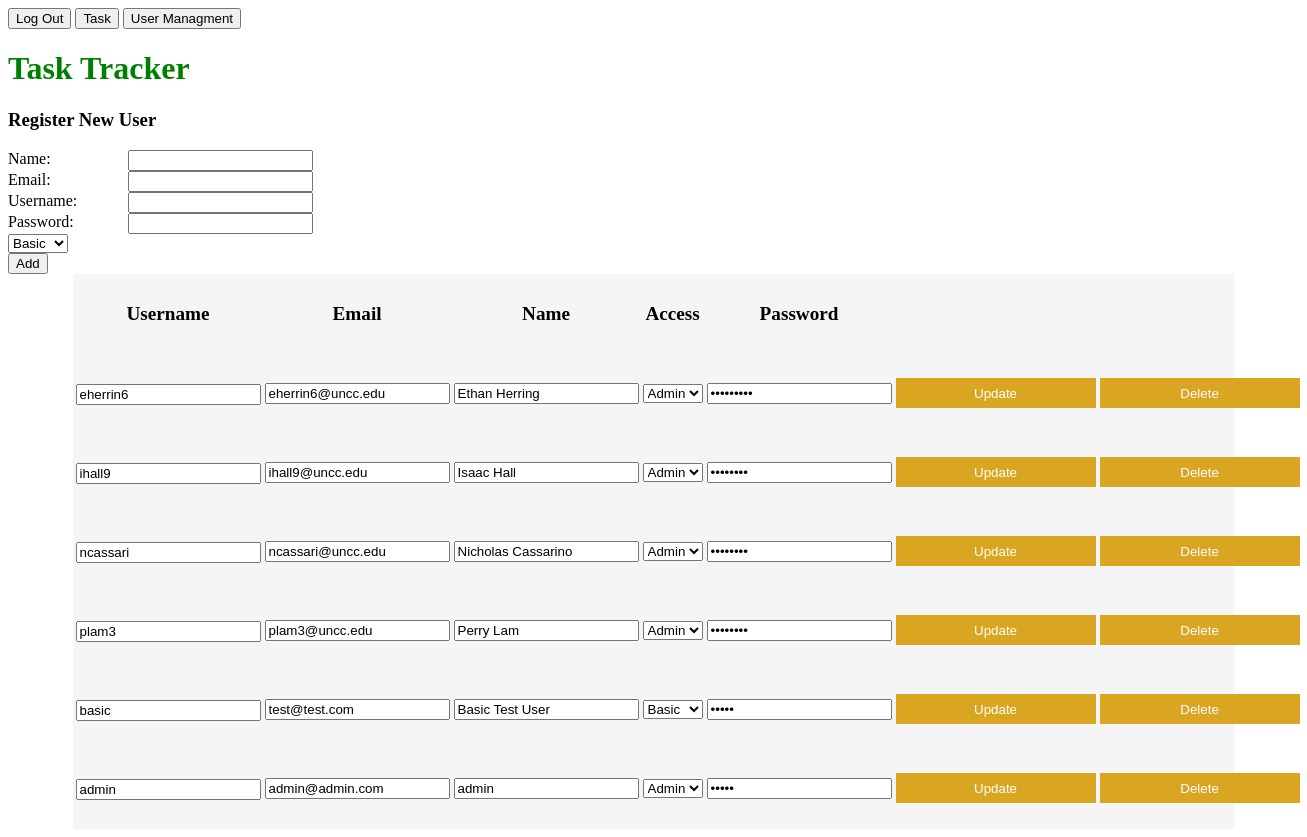
Page /ViewUsers (signed in) on the earlier database version.
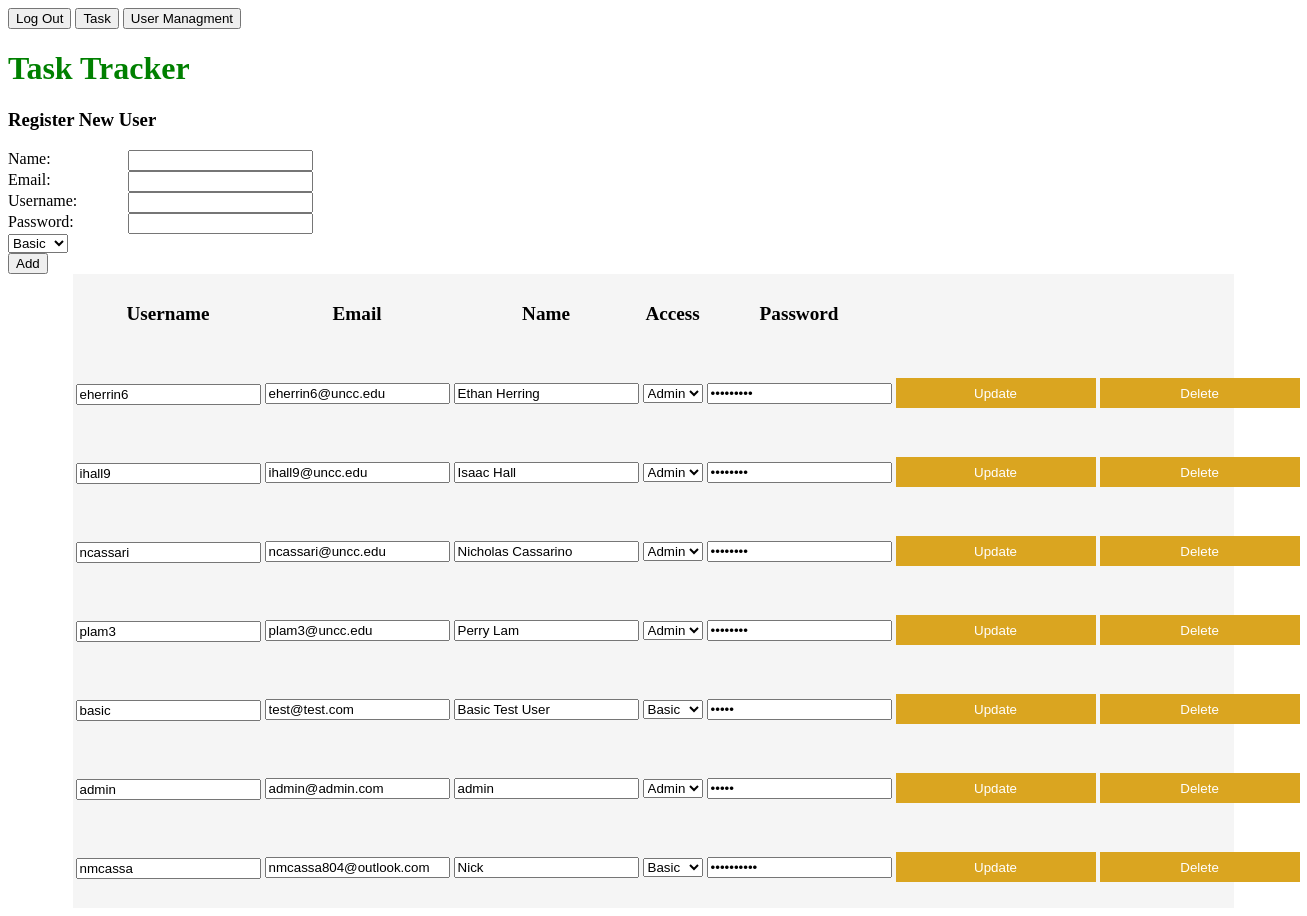
Same page on the later database version.
### app.py (models this page shows)
class User(db.Model):
    id = db.Column(db.Integer, primary_key=True)
    name = db.Column(db.String(4150))
    email = db.Column(db.String(4150),unique=True)
    username = db.Column(db.String(100),unique=True)
    password = db.Column(db.String(100))
    access = db.Column(db.Boolean)#True if admin, False otherwise

### app.py (the view, shortened to what this page needs)
@app.route('/ViewUsers', methods=['GET', 'POST'])
def viewUsers():
    global user
    user_list = User.query.all()
    if(user==User):
        return render_template('login.html',message="Please Log In To access this page")
    return render_template('ViewUsers.html',user_list=user_list,user=user)

### templates/ViewUsers.html (shortened to what this page needs)
<!DOCTYPE html>
<html lang="en">
<head>
    <link rel="stylesheet" href="./static/main.css">
</head>
<a href="/logout"><button>Log Out</button></a>
<a href="/task"><button>Task</button></a>
<a href="/ViewUsers"><button>User Managment</button></a>
{%if user.access==1%}
<body>
    <h1>Task Tracker</h1>
    <form action="/ViewUsers" method="post">
        <div>
            <h3>Register New User</h3>
            <label>Name:</label>
            <input required type="text" name="name" value="{{ request.form['name'] }}">
            <br>
            <label>Email:</label>
            <input required type="text" name="email" value="{{ request.form['email'] }}">
            <br>
            <label>Username:</label>
            <input required type="text" name="username" value="{{ request.form['username'] }}">
            <br>
            <label>Password:</label>
            <input required type="text" name="password" value="{{ request.form['password'] }}">
            <br>
            <select name="access"> <option value="0">Basic</option><option value="1">Admin</option> </select>
            <br>
            <button type="submit">Add</button>
        </div>
    </form>
    <div class="todo">
     <table>
        <thead>
        <tr>
            <th>Username</th>
            <th>Email</th>
            <th>Name</th>
            <th>Access</th>
            <th>Password</th>
            <th></th>
            <th></th>
        </thead>
        <tbody>
    {% for user in user_list %}
    <tr>
    <form action="/updateUser/{{user.id}}" method="Post">
    <td class="title"><input type="text" name="editUsername" value="{{ user.username }}"></td>
    <td><input type="text" name="editEmail" value="{{ user.email }}"></td>
    <td><input type="text" name="editName" value="{{ user.name }}"></td>
    <td><select name="editAccess">{% if user.access == 0 %}<option selected value="Basic">Basic</option><option value="Admin">Admin</option> {% elif user.access == 1 %}<option value="Basic">Basic</option><option selected value="Admin">Admin</option>{%endif%}"></select></td>
    <td><input type="password" name="updatePass" value={{user.password}}>
    <td><a href="/updateUser/{{user.id}}"><button type="submit">Update</button></a></td> </form>
    <td><a href="/deleteUser/{{user.id}}"><button>Delete</button></a>
    </td></tr>
    {% endfor %}
</tbody>
    </table>
    </div>
</body>
{%endif%}
</html>

### static/main.css (style rules this page uses)
h1 { color: green; }
label:not(.ex) { display: block; float: left; width: 120px; }
h3 { font-weight: bold; text-align: left; }
th { font-size: larger; height: 75px; width: 550px; }
td { height: 75px; }
td > a > button { width: 200px; height: 30px; background-color: goldenrod; border-style: none; color: white; }
a { text-decoration: none; }
.todo { text-align: center; background-color: whitesmoke; width: 90%; margin-left: auto; margin-right: auto; }
.title { font-weight: bold; font-size: larger; }

Differences in the rows shown:
added User: editUsername "nmcassa", editEmail "nmcassa804@outlook.com", editName "Nick", editAccess "Basic"
